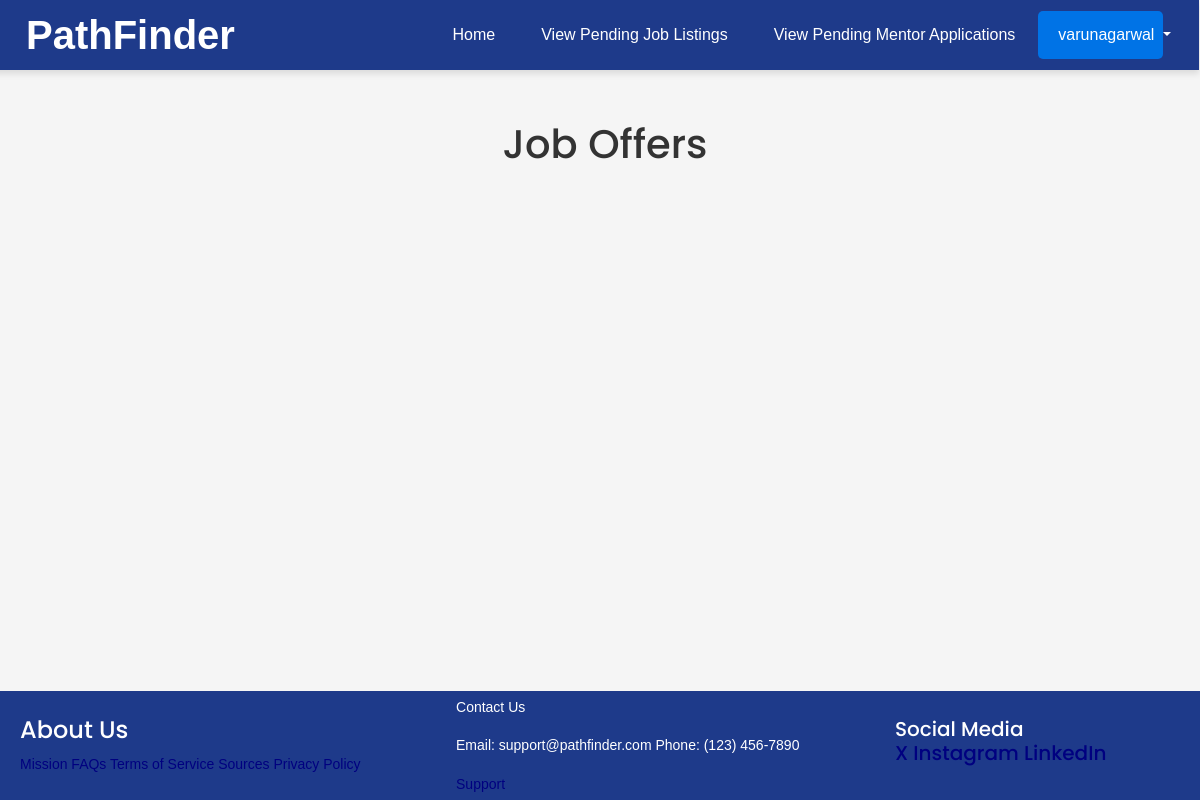
The page /job-offers/ (signed in) on the database as committed earlier.
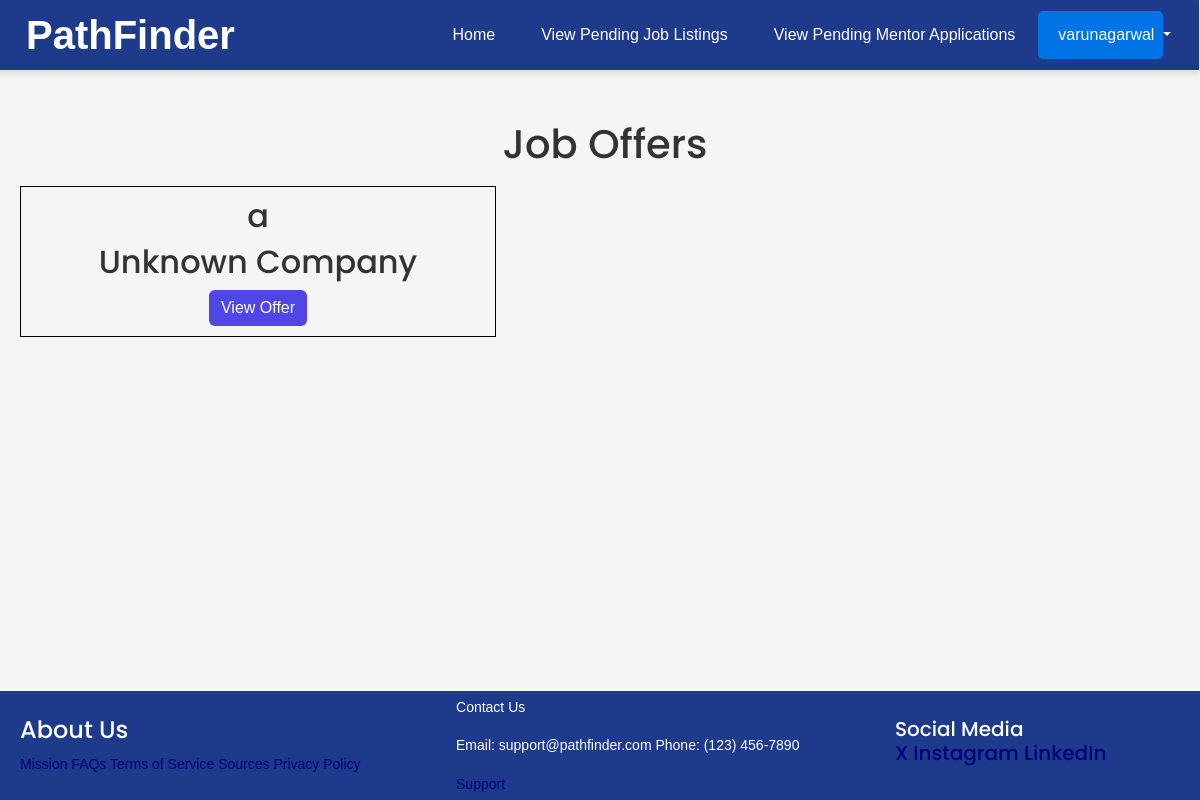
The same page on the database as committed later.
### joblist/models.py (models this page shows, shortened)
class JobListing(models.Model):
    jobtypechoices = ( ("Arts", "Arts"),
                      ("Business", "Business"),
                        ("Communications", "Communications"),
                        ("Education", "Education"),
                        ("Healthcare", "Healthcare"),
                        ("Hospitality", "Hospitality"),
                        ("Information Technology", "Information Technology"),
                        ("Law Enforcement", "Law Enforcement"),
                        ("Sales and Marketing", "Sales and Marketing"),
                        ("Science", "Science"),
                        ("Transportation", "Transportation"),
                        ("Other", "Other"
                        ))
    jobfield = models.CharField(
        choices=jobtypechoices,
        max_length=100,
        null=True,
        blank=True,
        default='other')
    job_title = models.CharField(max_length=100)
    description = models.TextField()
    date_posted = models.DateTimeField(default=timezone.now)
    salary = models.IntegerField()
    author = models.ForeignKey(User, on_delete=models.CASCADE)
    company_name = models.CharField(max_length=100, default='Unknown Company')
    location = models.CharField(max_length=100)
    benefits = models.TextField(max_length=1000)
    job_type = models.CharField(choices = (("Part-Time", "Part-Time"), ("Full-Time", "Full-Time"), ("Other", "Other")), max_length=100)
    job_requirements = models.TextField(max_length=100)
    company_info = models.TextField(max_length=1000)
    notes = models.TextField(max_length=1000)
    status = models.TextField()

### joblist/views.py (the view)
# urls.py: path('job-offers/', views.job_offers, name="job-offers"),
def job_offers(request):
    offers = request.user.offers.all()
    student_id = request.user.id
    return render(request, "joblist/job-offers.html", {"offers": offers, "student_id": student_id})

### joblist/templates/joblist/job-offers.html (shortened to what this page needs)
{% extends "joblist/base.html" %}
{% block content %}
<h1>Job Offers</h1>
{% for offer in offers %}
<div style = "width: 40%; float: left; clear: both; border: 1px solid black; padding: 10px; margin: 10px;">
    <h2>{{ offer.job_title }}</h2><h2> {{ offer.company_name }}</h2>
    <button class = "btn btn-primary" onclick = "viewbtn('{{ offer.id }}', '{{ offer.job_title }}', '{{ offer.company_name }}', '{{ offer.author }}', '{{ offer.description }}', '{{ offer.location }}', '{{ offer.salary }}', '{{ offer.jobfield }}', '{{ offer.job_type }}', '{{ offer.requirements }}', '{{ offer.benefits }}', '{{ offer.company_info }}', '{{ offer.notes }}')">View Offer</button>
</div>
{% endfor %}
{% endblock %}

Rows that differ between the two databases and show on the page:
now on this page (row edited): JobListing: job_title "a", company_name "Unknown Company"
